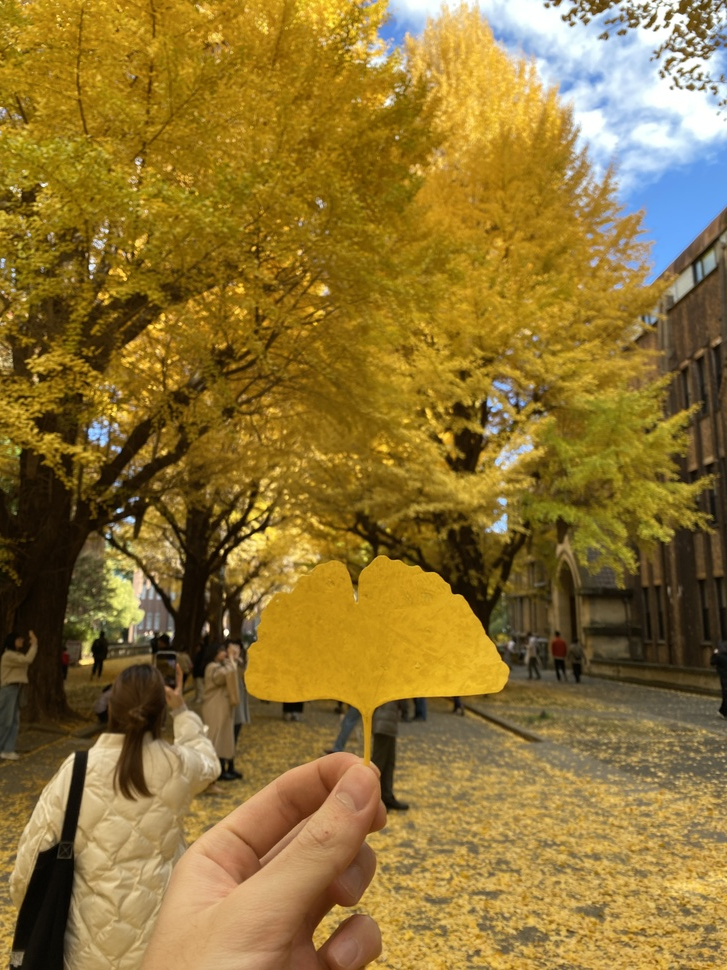
#> input picture input.JPG, 727 x 970 px, shrunk from 3024 x 4032 before the run, found by its file name
$ python img_proc.py   (older library calls are emulated)
#> lines starting #> are read from the running program, lines starting #| are printed output that depends on the picture
import cv2
import numpy as np
import matplotlib.pyplot as plt

def display_images(images, titles, is_grayscale=None):
    plt.figure(figsize=(15, 10))
    for i in range(len(images)):
        plt.subplot(3, 3, i+1)
        if is_grayscale and is_grayscale[i]:
            plt.imshow(images[i], cmap='gray')
        else:
            plt.imshow(cv2.cvtColor(images[i], cv2.COLOR_BGR2RGB))
        plt.title(titles[i])
        plt.axis('off')
    plt.show()

# Load the image in color
image = cv2.imread('input.jpg', cv2.IMREAD_COLOR)
#> image is the input picture: shape (970, 727, 3); mean B, G, R 52.9, 115.4, 142.1
gray_image = cv2.cvtColor(image, cv2.COLOR_BGR2GRAY)
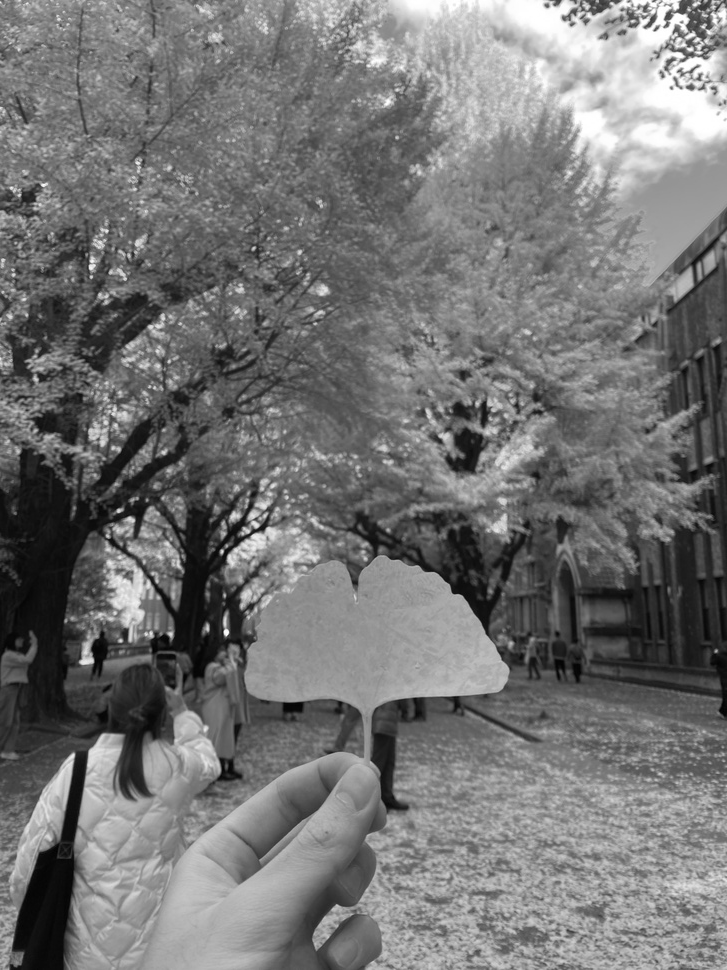
#> gray_image: shape (970, 727); min 0, max 255, mean 116.3

# Smoothing Filters
mean_filtered = cv2.blur(image, (5, 5))
gaussian_filtered = cv2.GaussianBlur(image, (5, 5), 0)
median_filtered = cv2.medianBlur(image, 5)

# Image Gradient
sobel_x = cv2.Sobel(gray_image, cv2.CV_64F, 1, 0, ksize=3)
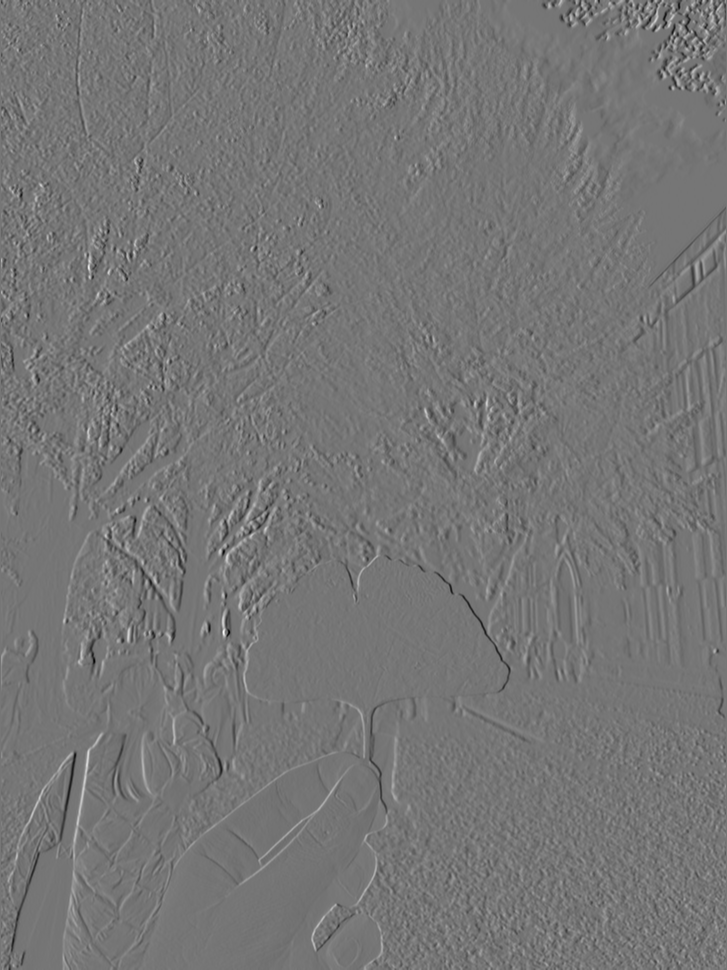
#> sobel_x: shape (970, 727) float64; min -744, max 862, mean 0.1; drawn with min black and max white
sobel_y = cv2.Sobel(gray_image, cv2.CV_64F, 0, 1, ksize=3)
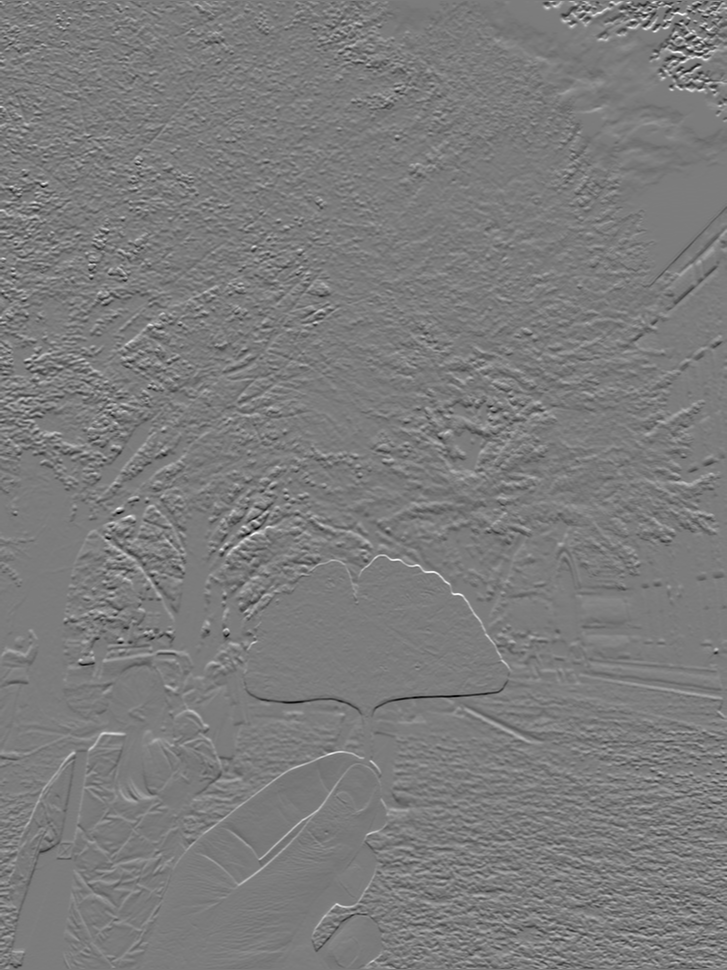
#> sobel_y: shape (970, 727) float64; min -645, max 677, mean -0.3; drawn with min black and max white
gradient_magnitude = cv2.magnitude(sobel_x, sobel_y)
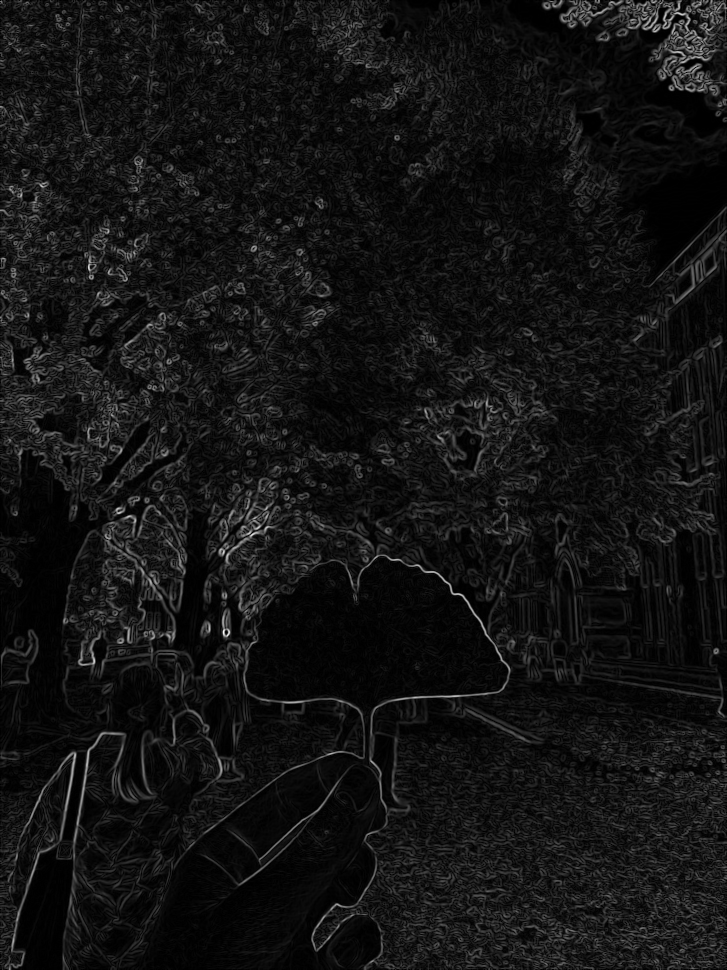
#> gradient_magnitude: shape (970, 727) float64; min 0, max 864.1, mean 67.6; drawn with min black and max white
cv2.normalize(gradient_magnitude, gradient_magnitude, 0, 255, cv2.NORM_MINMAX)
gradient_magnitude = np.uint8(gradient_magnitude)

# Sharpening
kernel_sharpening = np.array([[-1, -1, -1],
                               [-1,  9, -1],
                               [-1, -1, -1]])
sharpened_image = cv2.filter2D(image, -1, kernel_sharpening)
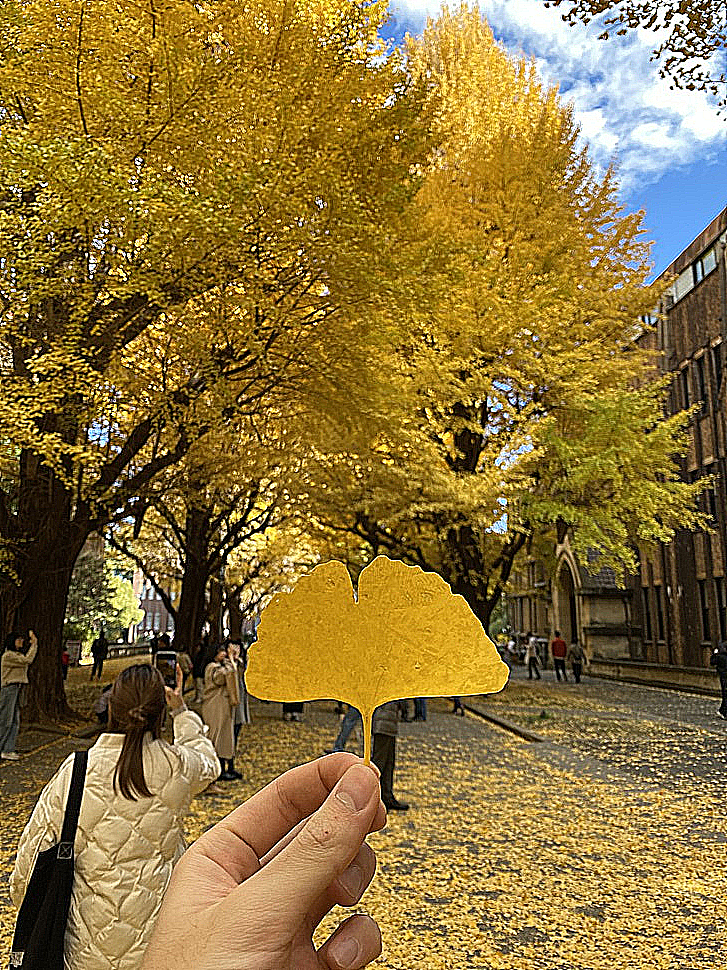
#> sharpened_image: shape (970, 727, 3); mean B, G, R 58.7, 115.3, 140.1

# Canny Edge Detection
canny_edges = cv2.Canny(gray_image, 100, 200)
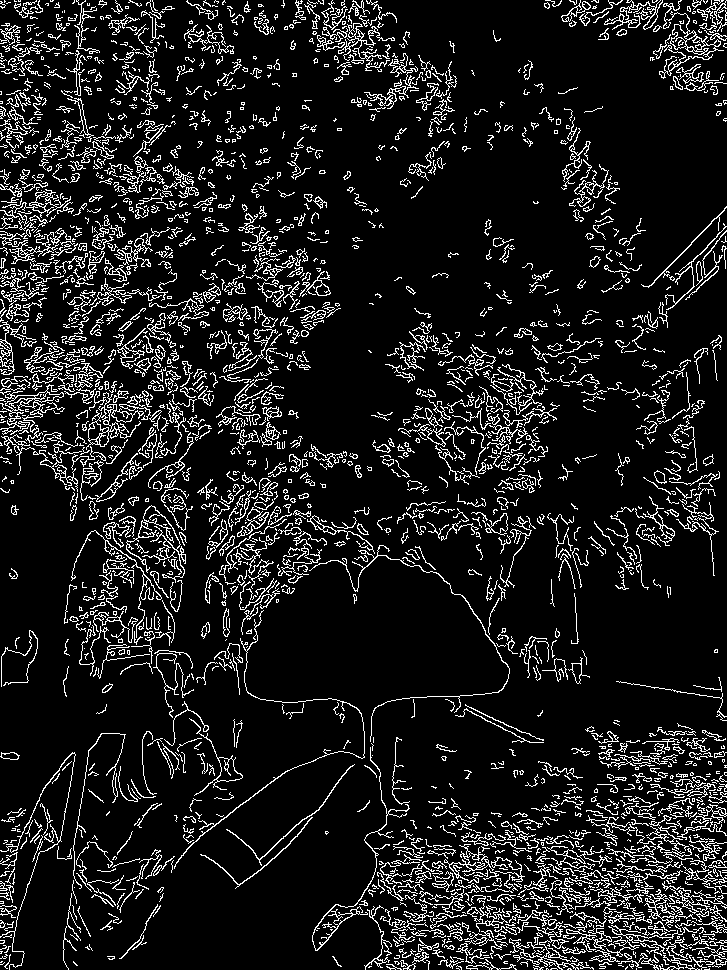
#> canny_edges: shape (970, 727); 11.1% white in thin lines or dots

# Display Results
display_images(
    [image, mean_filtered, gaussian_filtered, median_filtered, gradient_magnitude, sharpened_image, canny_edges],
    ['Original', 'Mean Filter', 'Gaussian Filter', 'Median Filter', 'Gradient Magnitude', 'Sharpened Image', 'Canny Edge Detection'],
    [False, False, False, False, True, False, True]
)
#> the loop in display_images, `for i in range(len(images)):` made 7 passes
#> in display_images, `plt.show()`:
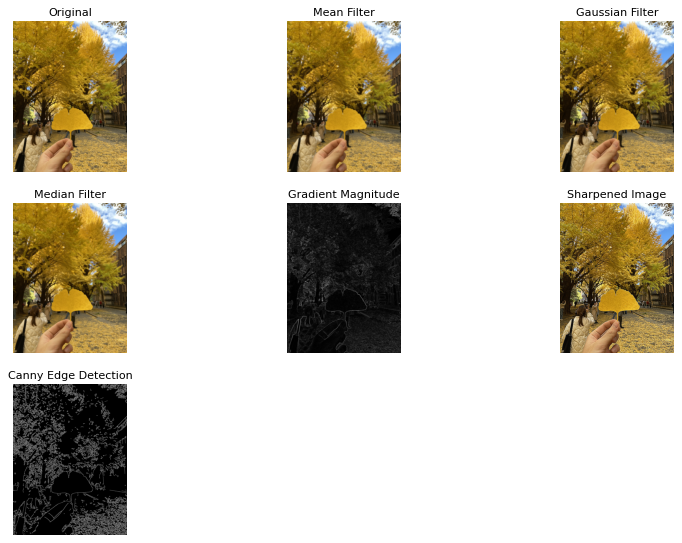
#> figure drawn by matplotlib, 7 panels

# Save Results
cv2.imwrite('mean_filtered.jpg', mean_filtered)
cv2.imwrite('gaussian_filtered.jpg', gaussian_filtered)
cv2.imwrite('median_filtered.jpg', median_filtered)
cv2.imwrite('gradient_magnitude.jpg', gradient_magnitude)
cv2.imwrite('sharpened_image.jpg', sharpened_image)
cv2.imwrite('canny_edges.jpg', canny_edges)
